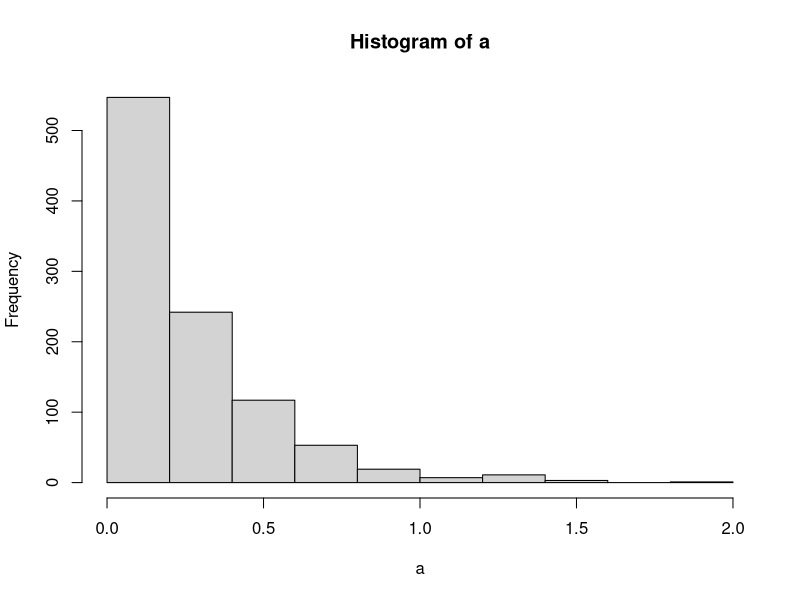
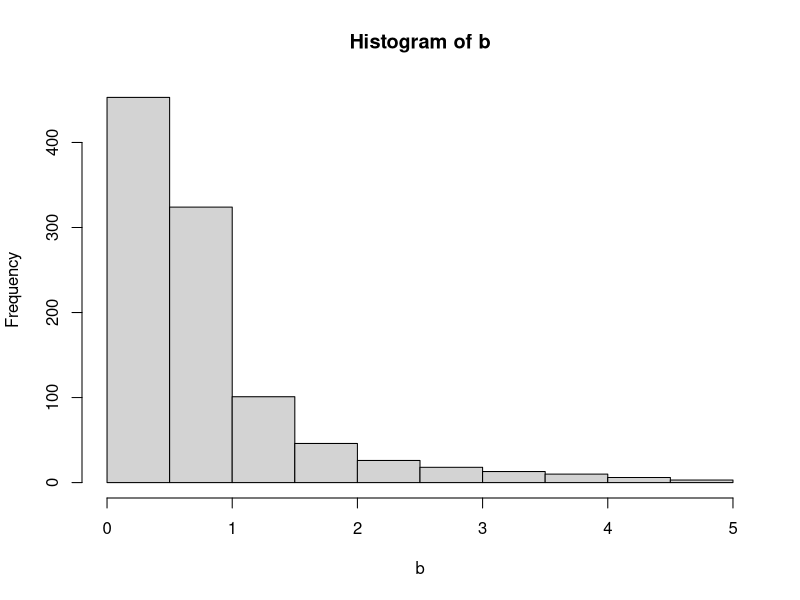
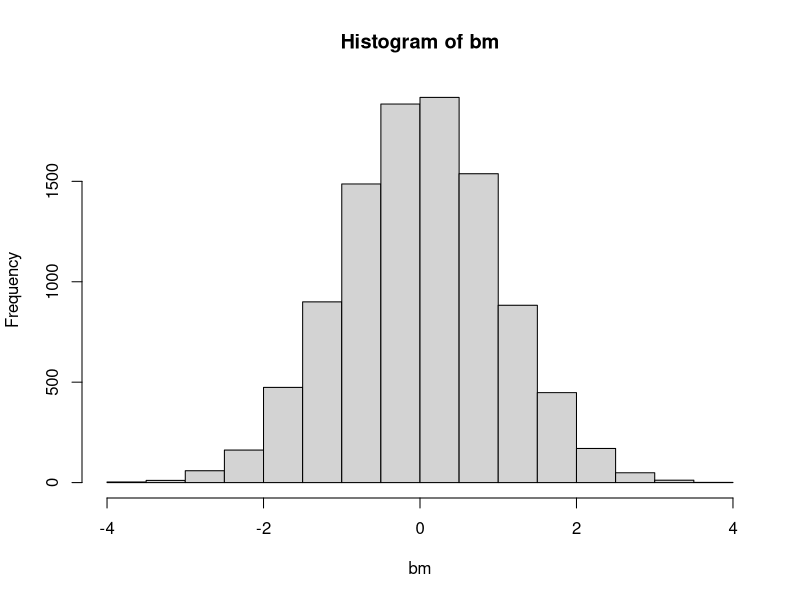
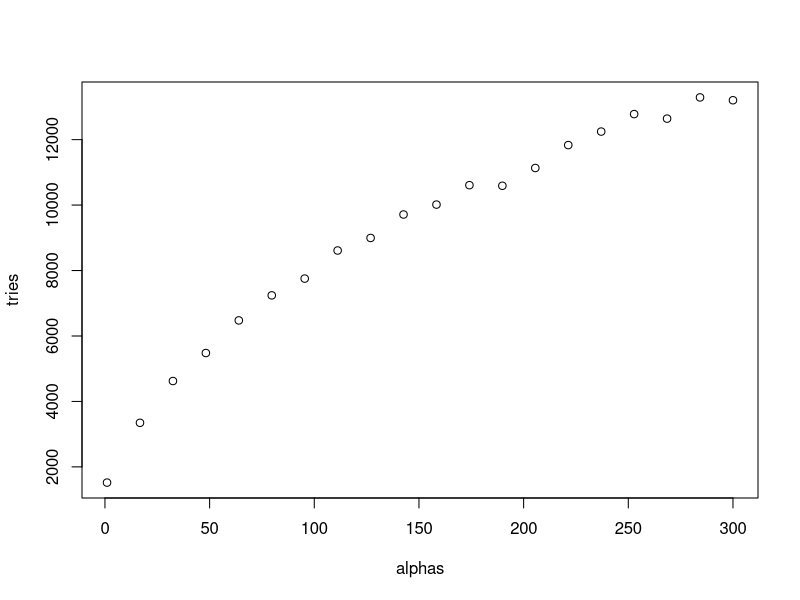

Source code (R) for these figures, in order:
## ---- chunk 1
knitr::opts_chunk$set(echo = TRUE)
## ---- chunk 2
# Function
samples_exp = function(rate, n){
  x = - log(runif(n)) / rate
  return(x)
}

# Check solution
rate = 4
n = 1000
a = samples_exp(rate, n)
hist(a)

mean_empirical = sum(a) / length(a)
mean_theoretical = 1 / rate
cat('Empirical mean:', mean_empirical)
cat('\nTheoretical mean:', mean_theoretical)

var_empirical = sum((a-mean_empirical)^2) / (length(a) - 1)
var_theoretical = 1 / rate^2
cat('\nEmpirical variance:', var_empirical)
cat('\nTheoretical variance:', var_theoretical)
## ---- chunk 3

samples_g = function(alpha, n) {
  c = alpha * exp(1) / (alpha + exp(1))
  u = runif(n)
  vec = rep(0, n)
  for(i in 1:length(u)){
    if(u[i]<= c/alpha) {vec[i] = (alpha * u[i] / c)^(1 / alpha)}
    else {vec[i] = -log(1/alpha + exp(-1) - u[i]/c)}
  }
  return(vec)
}

# Check solution
alpha = 0.8
c = alpha * exp(1) / (alpha + exp(1))
n = 1000
b = samples_g(alpha, n)
hist(b)

mean_emp = sum(b) / length(b)
mean_theo = c * (1/(alpha+1) + 2*exp(-1))
cat('Empirical mean:', mean_emp)
cat('\nTheoretical mean:', mean_theo)

var_emp = sum((b-mean_emp)^2) / (length(b)-1) 
var_theo = c * (1/(alpha+2) + 5*exp(-1)) - mean_theo^2
cat('\nEmpirical variance:', var_emp)
cat('\nTheoretical variance:', var_theo)
## ---- chunk 4

boxmuller = function(n) {
  u1 = runif(n)
  u2 = runif(n)
  r = sqrt(-2*log(u1))
  theta = 2*pi*u2
  x = r*cos(theta)
  #y = r*sin(theta)
  return(x)
}
bm = boxmuller(10000)
hist(bm)

mean_bm = sum(bm) / length(bm)
cat('Mean:', mean_bm)

var_bm = sum((bm-mean_bm)^2) / (length(bm)-1)
cat('\nVariance:', var_bm)
## ---- chunk 5
mult_normal = function(d, mu, sigma) {
  # mu must have length d, sigma dxd
  x = boxmuller(d)
  A = t(chol(sigma))  # lower triangular matrix
  y = mu + A %*% x    # y mult normal
  return(y)
}

# Check solution
mu = c(1,2)
sigma = cbind(c(1,0.5),c(0.5,1))

# Estimate mean and empirical variance
n = 1000
mu_est = rep(0,length(mu))
multnor.sample = matrix(NA,n,length(mu))
for(i in 1:n) {
  multnor = mult_normal(length(mu),mu,sigma)
  mu_est = mu_est + multnor
  multnor.sample[i,] = multnor
  }
mu_est = mu_est / n
mu_est

var(multnor.sample)

## ---- chunk 6
accprob = function(x,alpha) {
  if(x<1) {return(exp(-x))}
  else if(x>=1) {return(x^(alpha-1))}
}

gamma_rejsamp = function(n,alpha) {
  vec = rep(0,n)
  i = 1
  while(i<=n) {
    x = samples_g(alpha,1)
    u = runif(1)
    a = accprob(x,alpha)
    if(u<=a) {
      vec[i] = x
      i = i + 1
      }
  }
  return(vec)
}

alpha = 0.5
n = 10000
gamma.sample = gamma_rejsamp(n,alpha)
mean.emp = mean(gamma.sample)
mean.emp
mean.theo = alpha
mean.theo
var.emp = var(gamma.sample)
var.emp
var.theo = alpha
var.theo

## ---- chunk 7
inv.cdf.sampling = function(n,ab) {
  u = runif(n)
  x = log(ab*u)
  return(x)
}

samples.f = function(n,alpha) {
  vec = rep(0,n)
  i = 1
  a = ((alpha-1)/exp(1))^((alpha-1)/2)
  b = ((alpha+1)/exp(1))^((alpha+1)/2)
  tries = 0
  while(i<=n) {
    z1 = inv.cdf.sampling(1,a)
    z2 = inv.cdf.sampling(1,b)
    diff = z2 - z1
    limit = ((alpha-1)*diff - exp(diff)) / 2
    limit
    if(z1 <= limit) {
      vec[i] = exp(diff)
      i = i + 1
    }
    tries = tries + 1
  }
  return(c(tries,vec))
}

#Check function
alpha = 4
n = 10000
gamma.sample = samples.f(n,alpha)[-1]
mean.emp = mean(gamma.sample)
mean.emp
mean.theo = alpha
mean.theo
var.emp = var(gamma.sample)
var.emp
var.theo = alpha
var.theo


# Number of tries for different alphas
#alphas = seq(1,2000,length.out = 20)
alphas = seq(1,300,length.out = 20)
tries = rep(0,length(alphas))
for(i in 1:length(alphas)) {
  s = samples.f(1000,alphas[i])
  tries[i] = s[1]
}
plot(alphas,tries)
## ---- chunk 8

gamma = function(n,alpha,beta) {
  if(alpha<1) {return(gamma_rejsamp(n,alpha) / beta)}
  else if(alpha>1) {return(samples.f(n,alpha)[-1] / beta)}
  else {return(samples_exp(beta,n))}
}

# Test function
alpha = 0.5
beta = 2
n = 1000
gam.samp = gamma(n,alpha,beta)
mean.emp = mean(gam.samp)
mean.theo = alpha / beta
mean.emp
mean.theo

var.emp = var(gam.samp)
var.theo = alpha / beta^2
var.emp
var.theo

alpha = 1
beta = 2
n = 1000
gam.samp = gamma(n,alpha,beta)
mean.emp = mean(gam.samp)
mean.theo = alpha / beta
mean.emp
mean.theo

var.emp = var(gam.samp)
var.theo = alpha / beta^2
var.emp
var.theo

alpha = 10
beta = 2
n = 1000
gam.samp = gamma(n,alpha,beta)
mean.emp = mean(gam.samp)
mean.theo = alpha / beta
mean.emp
mean.theo

var.emp = var(gam.samp)
var.theo = alpha / beta^2
var.emp
var.theo
